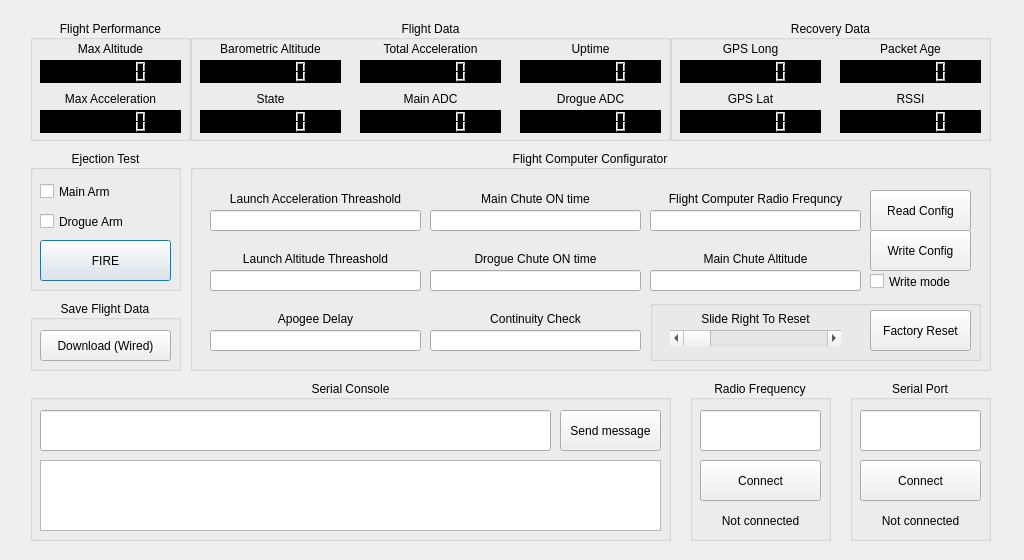
<?xml version="1.0" encoding="UTF-8"?>
<ui version="4.0">
 <class>Dialog</class>
 <widget class="QDialog" name="Dialog">
  <property name="geometry">
   <rect>
    <x>0</x>
    <y>0</y>
    <width>1024</width>
    <height>560</height>
   </rect>
  </property>
  <property name="windowTitle">
   <string>Elven Aerospace Industries (TM) Ground Station Client</string>
  </property>
  <widget class="QGroupBox" name="groupBox">
   <property name="geometry">
    <rect>
     <x>30</x>
     <y>150</y>
     <width>151</width>
     <height>141</height>
    </rect>
   </property>
   <property name="title">
    <string>Ejection Test</string>
   </property>
   <property name="alignment">
    <set>Qt::AlignCenter</set>
   </property>
   <widget class="QPushButton" name="ejectionFireButton">
    <property name="geometry">
     <rect>
      <x>10</x>
      <y>90</y>
      <width>131</width>
      <height>41</height>
     </rect>
    </property>
    <property name="text">
     <string>FIRE</string>
    </property>
   </widget>
   <widget class="QCheckBox" name="drogueArmCheckBox">
    <property name="geometry">
     <rect>
      <x>10</x>
      <y>60</y>
      <width>131</width>
      <height>23</height>
     </rect>
    </property>
    <property name="text">
     <string>Drogue Arm</string>
    </property>
   </widget>
   <widget class="QCheckBox" name="mainArmCheckBox">
    <property name="geometry">
     <rect>
      <x>10</x>
      <y>30</y>
      <width>131</width>
      <height>23</height>
     </rect>
    </property>
    <property name="text">
     <string>Main Arm</string>
    </property>
   </widget>
  </widget>
  <widget class="QGroupBox" name="groupBox_2">
   <property name="geometry">
    <rect>
     <x>850</x>
     <y>380</y>
     <width>141</width>
     <height>161</height>
    </rect>
   </property>
   <property name="title">
    <string>Serial Port</string>
   </property>
   <property name="alignment">
    <set>Qt::AlignCenter</set>
   </property>
   <widget class="QLineEdit" name="serialPort_lineEdit">
    <property name="geometry">
     <rect>
      <x>10</x>
      <y>30</y>
      <width>121</width>
      <height>41</height>
     </rect>
    </property>
    <property name="text">
     <string/>
    </property>
   </widget>
   <widget class="QLabel" name="serialPortStatusLable">
    <property name="geometry">
     <rect>
      <x>10</x>
      <y>130</y>
      <width>121</width>
      <height>21</height>
     </rect>
    </property>
    <property name="text">
     <string>Not connected</string>
    </property>
    <property name="alignment">
     <set>Qt::AlignCenter</set>
    </property>
   </widget>
   <widget class="QPushButton" name="serialPortConnectButton">
    <property name="geometry">
     <rect>
      <x>10</x>
      <y>80</y>
      <width>121</width>
      <height>41</height>
     </rect>
    </property>
    <property name="text">
     <string>Connect</string>
    </property>
   </widget>
  </widget>
  <widget class="QGroupBox" name="groupBox_3">
   <property name="geometry">
    <rect>
     <x>30</x>
     <y>380</y>
     <width>641</width>
     <height>161</height>
    </rect>
   </property>
   <property name="title">
    <string>Serial Console</string>
   </property>
   <property name="alignment">
    <set>Qt::AlignCenter</set>
   </property>
   <widget class="QTextEdit" name="serialConsoleOutputTextEdit">
    <property name="geometry">
     <rect>
      <x>10</x>
      <y>80</y>
      <width>621</width>
      <height>71</height>
     </rect>
    </property>
    <property name="readOnly">
     <bool>true</bool>
    </property>
   </widget>
   <widget class="QLineEdit" name="serialConsoleInput_lineEdit">
    <property name="geometry">
     <rect>
      <x>10</x>
      <y>30</y>
      <width>511</width>
      <height>41</height>
     </rect>
    </property>
    <property name="text">
     <string/>
    </property>
   </widget>
   <widget class="QPushButton" name="serialConsoleSend">
    <property name="geometry">
     <rect>
      <x>530</x>
      <y>30</y>
      <width>101</width>
      <height>41</height>
     </rect>
    </property>
    <property name="text">
     <string>Send message</string>
    </property>
   </widget>
  </widget>
  <widget class="QGroupBox" name="groupBox_4">
   <property name="geometry">
    <rect>
     <x>190</x>
     <y>150</y>
     <width>801</width>
     <height>221</height>
    </rect>
   </property>
   <property name="title">
    <string>Flight Computer Configurator</string>
   </property>
   <property name="alignment">
    <set>Qt::AlignCenter</set>
   </property>
   <widget class="QLineEdit" name="launch_t_gee_lineEdit">
    <property name="geometry">
     <rect>
      <x>20</x>
      <y>60</y>
      <width>211</width>
      <height>21</height>
     </rect>
    </property>
    <property name="text">
     <string/>
    </property>
   </widget>
   <widget class="QLabel" name="label_8">
    <property name="geometry">
     <rect>
      <x>20</x>
      <y>40</y>
      <width>211</width>
      <height>17</height>
     </rect>
    </property>
    <property name="text">
     <string>Launch Acceleration Threashold</string>
    </property>
    <property name="alignment">
     <set>Qt::AlignCenter</set>
    </property>
   </widget>
   <widget class="QLineEdit" name="launch_t_alt_lineEdit">
    <property name="geometry">
     <rect>
      <x>20</x>
      <y>120</y>
      <width>211</width>
      <height>21</height>
     </rect>
    </property>
    <property name="text">
     <string/>
    </property>
   </widget>
   <widget class="QLabel" name="label_9">
    <property name="geometry">
     <rect>
      <x>20</x>
      <y>100</y>
      <width>211</width>
      <height>17</height>
     </rect>
    </property>
    <property name="text">
     <string>Launch Altitude Threashold</string>
    </property>
    <property name="alignment">
     <set>Qt::AlignCenter</set>
    </property>
   </widget>
   <widget class="QLabel" name="label_10">
    <property name="geometry">
     <rect>
      <x>240</x>
      <y>40</y>
      <width>211</width>
      <height>17</height>
     </rect>
    </property>
    <property name="text">
     <string>Main Chute ON time</string>
    </property>
    <property name="alignment">
     <set>Qt::AlignCenter</set>
    </property>
   </widget>
   <widget class="QLineEdit" name="DC_2_delay_lineEdit">
    <property name="geometry">
     <rect>
      <x>240</x>
      <y>60</y>
      <width>211</width>
      <height>21</height>
     </rect>
    </property>
    <property name="text">
     <string/>
    </property>
   </widget>
   <widget class="QLabel" name="label_11">
    <property name="geometry">
     <rect>
      <x>240</x>
      <y>100</y>
      <width>211</width>
      <height>17</height>
     </rect>
    </property>
    <property name="text">
     <string>Drogue Chute ON time</string>
    </property>
    <property name="alignment">
     <set>Qt::AlignCenter</set>
    </property>
   </widget>
   <widget class="QLineEdit" name="DC_1_delay_lineEdit">
    <property name="geometry">
     <rect>
      <x>240</x>
      <y>120</y>
      <width>211</width>
      <height>21</height>
     </rect>
    </property>
    <property name="text">
     <string/>
    </property>
   </widget>
   <widget class="QLabel" name="label_12">
    <property name="geometry">
     <rect>
      <x>460</x>
      <y>40</y>
      <width>211</width>
      <height>17</height>
     </rect>
    </property>
    <property name="text">
     <string>Flight Computer Radio Frequncy</string>
    </property>
    <property name="alignment">
     <set>Qt::AlignCenter</set>
    </property>
   </widget>
   <widget class="QLineEdit" name="radioFreq_lineEdit">
    <property name="geometry">
     <rect>
      <x>460</x>
      <y>60</y>
      <width>211</width>
      <height>21</height>
     </rect>
    </property>
    <property name="text">
     <string/>
    </property>
   </widget>
   <widget class="QLineEdit" name="mainChuteAlt_lineEdit">
    <property name="geometry">
     <rect>
      <x>460</x>
      <y>120</y>
      <width>211</width>
      <height>21</height>
     </rect>
    </property>
    <property name="text">
     <string/>
    </property>
   </widget>
   <widget class="QLabel" name="label_13">
    <property name="geometry">
     <rect>
      <x>460</x>
      <y>100</y>
      <width>211</width>
      <height>17</height>
     </rect>
    </property>
    <property name="text">
     <string>Main Chute Altitude</string>
    </property>
    <property name="alignment">
     <set>Qt::AlignCenter</set>
    </property>
   </widget>
   <widget class="QPushButton" name="writeConfigButton">
    <property name="geometry">
     <rect>
      <x>680</x>
      <y>80</y>
      <width>101</width>
      <height>41</height>
     </rect>
    </property>
    <property name="text">
     <string>Write Config</string>
    </property>
   </widget>
   <widget class="QPushButton" name="readConfigButton">
    <property name="geometry">
     <rect>
      <x>680</x>
      <y>40</y>
      <width>101</width>
      <height>41</height>
     </rect>
    </property>
    <property name="text">
     <string>Read Config</string>
    </property>
   </widget>
   <widget class="QCheckBox" name="writeConfigCheckbox">
    <property name="geometry">
     <rect>
      <x>680</x>
      <y>120</y>
      <width>101</width>
      <height>23</height>
     </rect>
    </property>
    <property name="text">
     <string>Write mode</string>
    </property>
   </widget>
   <widget class="QLineEdit" name="apogee_delay_lineEdit">
    <property name="geometry">
     <rect>
      <x>20</x>
      <y>180</y>
      <width>211</width>
      <height>21</height>
     </rect>
    </property>
    <property name="text">
     <string/>
    </property>
   </widget>
   <widget class="QLabel" name="label_20">
    <property name="geometry">
     <rect>
      <x>20</x>
      <y>160</y>
      <width>211</width>
      <height>17</height>
     </rect>
    </property>
    <property name="text">
     <string>Apogee Delay</string>
    </property>
    <property name="alignment">
     <set>Qt::AlignCenter</set>
    </property>
   </widget>
   <widget class="QGroupBox" name="groupBox_8">
    <property name="geometry">
     <rect>
      <x>460</x>
      <y>150</y>
      <width>331</width>
      <height>61</height>
     </rect>
    </property>
    <property name="title">
     <string/>
    </property>
    <widget class="QLabel" name="label_21">
     <property name="geometry">
      <rect>
       <x>10</x>
       <y>10</y>
       <width>191</width>
       <height>17</height>
      </rect>
     </property>
     <property name="text">
      <string>Slide Right To Reset</string>
     </property>
     <property name="alignment">
      <set>Qt::AlignCenter</set>
     </property>
    </widget>
    <widget class="QPushButton" name="factoryResetButton">
     <property name="geometry">
      <rect>
       <x>220</x>
       <y>10</y>
       <width>101</width>
       <height>41</height>
      </rect>
     </property>
     <property name="text">
      <string>Factory Reset</string>
     </property>
    </widget>
    <widget class="QScrollBar" name="factoryReset_horizontalScrollBar">
     <property name="geometry">
      <rect>
       <x>20</x>
       <y>30</y>
       <width>171</width>
       <height>16</height>
      </rect>
     </property>
     <property name="orientation">
      <enum>Qt::Horizontal</enum>
     </property>
    </widget>
   </widget>
   <widget class="QLabel" name="label_23">
    <property name="geometry">
     <rect>
      <x>240</x>
      <y>160</y>
      <width>211</width>
      <height>17</height>
     </rect>
    </property>
    <property name="text">
     <string>Continuity Check</string>
    </property>
    <property name="alignment">
     <set>Qt::AlignCenter</set>
    </property>
   </widget>
   <widget class="QLineEdit" name="ctest_lineEdit">
    <property name="geometry">
     <rect>
      <x>240</x>
      <y>180</y>
      <width>211</width>
      <height>21</height>
     </rect>
    </property>
    <property name="text">
     <string/>
    </property>
   </widget>
  </widget>
  <widget class="QGroupBox" name="groupBox_5">
   <property name="geometry">
    <rect>
     <x>690</x>
     <y>380</y>
     <width>141</width>
     <height>161</height>
    </rect>
   </property>
   <property name="title">
    <string>Radio Frequency</string>
   </property>
   <property name="alignment">
    <set>Qt::AlignCenter</set>
   </property>
   <widget class="QLineEdit" name="groundRadioFreq_lineEdit">
    <property name="geometry">
     <rect>
      <x>10</x>
      <y>30</y>
      <width>121</width>
      <height>41</height>
     </rect>
    </property>
    <property name="text">
     <string/>
    </property>
   </widget>
   <widget class="QLabel" name="groundRadioStatusLable">
    <property name="geometry">
     <rect>
      <x>10</x>
      <y>130</y>
      <width>121</width>
      <height>21</height>
     </rect>
    </property>
    <property name="text">
     <string>Not connected</string>
    </property>
    <property name="alignment">
     <set>Qt::AlignCenter</set>
    </property>
   </widget>
   <widget class="QPushButton" name="groundRadioConnectButton">
    <property name="geometry">
     <rect>
      <x>10</x>
      <y>80</y>
      <width>121</width>
      <height>41</height>
     </rect>
    </property>
    <property name="text">
     <string>Connect</string>
    </property>
   </widget>
  </widget>
  <widget class="QGroupBox" name="groupBox_6">
   <property name="geometry">
    <rect>
     <x>190</x>
     <y>20</y>
     <width>481</width>
     <height>121</height>
    </rect>
   </property>
   <property name="title">
    <string>Flight Data</string>
   </property>
   <property name="alignment">
    <set>Qt::AlignCenter</set>
   </property>
   <widget class="QLabel" name="label_17">
    <property name="geometry">
     <rect>
      <x>330</x>
      <y>70</y>
      <width>141</width>
      <height>17</height>
     </rect>
    </property>
    <property name="text">
     <string>Drogue ADC</string>
    </property>
    <property name="alignment">
     <set>Qt::AlignCenter</set>
    </property>
   </widget>
   <widget class="QLCDNumber" name="uptimeLCD">
    <property name="geometry">
     <rect>
      <x>330</x>
      <y>40</y>
      <width>141</width>
      <height>23</height>
     </rect>
    </property>
    <property name="styleSheet">
     <string notr="true">background-color: rgb(0, 0, 0);</string>
    </property>
    <property name="digitCount">
     <number>7</number>
    </property>
   </widget>
   <widget class="QLCDNumber" name="stateLCD">
    <property name="geometry">
     <rect>
      <x>10</x>
      <y>90</y>
      <width>141</width>
      <height>23</height>
     </rect>
    </property>
    <property name="styleSheet">
     <string notr="true">background-color: rgb(0, 0, 0);</string>
    </property>
    <property name="digitCount">
     <number>7</number>
    </property>
   </widget>
   <widget class="QLabel" name="label_2">
    <property name="geometry">
     <rect>
      <x>170</x>
      <y>20</y>
      <width>141</width>
      <height>17</height>
     </rect>
    </property>
    <property name="text">
     <string>Total Acceleration</string>
    </property>
    <property name="alignment">
     <set>Qt::AlignCenter</set>
    </property>
   </widget>
   <widget class="QLabel" name="label_15">
    <property name="geometry">
     <rect>
      <x>10</x>
      <y>70</y>
      <width>141</width>
      <height>17</height>
     </rect>
    </property>
    <property name="text">
     <string>State</string>
    </property>
    <property name="alignment">
     <set>Qt::AlignCenter</set>
    </property>
   </widget>
   <widget class="QLabel" name="label_3">
    <property name="geometry">
     <rect>
      <x>330</x>
      <y>20</y>
      <width>141</width>
      <height>17</height>
     </rect>
    </property>
    <property name="text">
     <string>Uptime</string>
    </property>
    <property name="alignment">
     <set>Qt::AlignCenter</set>
    </property>
   </widget>
   <widget class="QLCDNumber" name="totalAccelerationLCD">
    <property name="geometry">
     <rect>
      <x>170</x>
      <y>40</y>
      <width>141</width>
      <height>23</height>
     </rect>
    </property>
    <property name="styleSheet">
     <string notr="true">background-color: rgb(0, 0, 0);</string>
    </property>
    <property name="digitCount">
     <number>7</number>
    </property>
   </widget>
   <widget class="QLCDNumber" name="mainAdcLCD">
    <property name="geometry">
     <rect>
      <x>170</x>
      <y>90</y>
      <width>141</width>
      <height>23</height>
     </rect>
    </property>
    <property name="styleSheet">
     <string notr="true">background-color: rgb(0, 0, 0);</string>
    </property>
    <property name="digitCount">
     <number>7</number>
    </property>
   </widget>
   <widget class="QLabel" name="label_16">
    <property name="geometry">
     <rect>
      <x>170</x>
      <y>70</y>
      <width>141</width>
      <height>17</height>
     </rect>
    </property>
    <property name="text">
     <string>Main ADC</string>
    </property>
    <property name="alignment">
     <set>Qt::AlignCenter</set>
    </property>
   </widget>
   <widget class="QLabel" name="label">
    <property name="geometry">
     <rect>
      <x>10</x>
      <y>20</y>
      <width>141</width>
      <height>17</height>
     </rect>
    </property>
    <property name="text">
     <string>Barometric Altitude</string>
    </property>
    <property name="alignment">
     <set>Qt::AlignCenter</set>
    </property>
   </widget>
   <widget class="QLCDNumber" name="drogueAdcLCD">
    <property name="geometry">
     <rect>
      <x>330</x>
      <y>90</y>
      <width>141</width>
      <height>23</height>
     </rect>
    </property>
    <property name="styleSheet">
     <string notr="true">background-color: rgb(0, 0, 0);</string>
    </property>
    <property name="digitCount">
     <number>7</number>
    </property>
   </widget>
   <widget class="QLCDNumber" name="barometricAltitudeLCD">
    <property name="geometry">
     <rect>
      <x>10</x>
      <y>40</y>
      <width>141</width>
      <height>23</height>
     </rect>
    </property>
    <property name="styleSheet">
     <string notr="true">background-color: rgb(0, 0, 0);</string>
    </property>
    <property name="digitCount">
     <number>7</number>
    </property>
   </widget>
  </widget>
  <widget class="QGroupBox" name="groupBox_7">
   <property name="geometry">
    <rect>
     <x>670</x>
     <y>20</y>
     <width>321</width>
     <height>121</height>
    </rect>
   </property>
   <property name="title">
    <string>Recovery Data</string>
   </property>
   <property name="alignment">
    <set>Qt::AlignCenter</set>
   </property>
   <widget class="QLCDNumber" name="GPSlatLCD">
    <property name="geometry">
     <rect>
      <x>10</x>
      <y>90</y>
      <width>141</width>
      <height>23</height>
     </rect>
    </property>
    <property name="styleSheet">
     <string notr="true">background-color: rgb(0, 0, 0);</string>
    </property>
    <property name="digitCount">
     <number>7</number>
    </property>
   </widget>
   <widget class="QLCDNumber" name="packetAgeLCD">
    <property name="geometry">
     <rect>
      <x>170</x>
      <y>40</y>
      <width>141</width>
      <height>23</height>
     </rect>
    </property>
    <property name="styleSheet">
     <string notr="true">background-color: rgb(0, 0, 0);</string>
    </property>
    <property name="digitCount">
     <number>7</number>
    </property>
   </widget>
   <widget class="QLabel" name="label_4">
    <property name="geometry">
     <rect>
      <x>10</x>
      <y>20</y>
      <width>141</width>
      <height>17</height>
     </rect>
    </property>
    <property name="text">
     <string>GPS Long</string>
    </property>
    <property name="alignment">
     <set>Qt::AlignCenter</set>
    </property>
   </widget>
   <widget class="QLabel" name="label_6">
    <property name="geometry">
     <rect>
      <x>170</x>
      <y>70</y>
      <width>141</width>
      <height>17</height>
     </rect>
    </property>
    <property name="text">
     <string>RSSI</string>
    </property>
    <property name="alignment">
     <set>Qt::AlignCenter</set>
    </property>
   </widget>
   <widget class="QLCDNumber" name="rssiLCD">
    <property name="geometry">
     <rect>
      <x>170</x>
      <y>90</y>
      <width>141</width>
      <height>23</height>
     </rect>
    </property>
    <property name="styleSheet">
     <string notr="true">background-color: rgb(0, 0, 0);</string>
    </property>
    <property name="digitCount">
     <number>7</number>
    </property>
   </widget>
   <widget class="QLCDNumber" name="GPSlongLCD">
    <property name="geometry">
     <rect>
      <x>10</x>
      <y>40</y>
      <width>141</width>
      <height>23</height>
     </rect>
    </property>
    <property name="styleSheet">
     <string notr="true">background-color: rgb(0, 0, 0);</string>
    </property>
    <property name="digitCount">
     <number>7</number>
    </property>
   </widget>
   <widget class="QLabel" name="label_5">
    <property name="geometry">
     <rect>
      <x>170</x>
      <y>20</y>
      <width>141</width>
      <height>17</height>
     </rect>
    </property>
    <property name="text">
     <string>Packet Age</string>
    </property>
    <property name="alignment">
     <set>Qt::AlignCenter</set>
    </property>
   </widget>
   <widget class="QLabel" name="label_18">
    <property name="geometry">
     <rect>
      <x>10</x>
      <y>70</y>
      <width>141</width>
      <height>17</height>
     </rect>
    </property>
    <property name="text">
     <string>GPS Lat</string>
    </property>
    <property name="alignment">
     <set>Qt::AlignCenter</set>
    </property>
   </widget>
  </widget>
  <widget class="QGroupBox" name="groupBox_9">
   <property name="geometry">
    <rect>
     <x>30</x>
     <y>300</y>
     <width>151</width>
     <height>71</height>
    </rect>
   </property>
   <property name="title">
    <string>Save Flight Data</string>
   </property>
   <property name="alignment">
    <set>Qt::AlignCenter</set>
   </property>
   <widget class="QPushButton" name="wiredDownload_pushButton">
    <property name="geometry">
     <rect>
      <x>10</x>
      <y>30</y>
      <width>131</width>
      <height>31</height>
     </rect>
    </property>
    <property name="text">
     <string>Download (Wired)</string>
    </property>
   </widget>
  </widget>
  <widget class="QGroupBox" name="groupBox_10">
   <property name="geometry">
    <rect>
     <x>30</x>
     <y>20</y>
     <width>161</width>
     <height>121</height>
    </rect>
   </property>
   <property name="title">
    <string>Flight Performance</string>
   </property>
   <property name="alignment">
    <set>Qt::AlignCenter</set>
   </property>
   <widget class="QLCDNumber" name="maxAltitudeLCD">
    <property name="geometry">
     <rect>
      <x>10</x>
      <y>40</y>
      <width>141</width>
      <height>23</height>
     </rect>
    </property>
    <property name="styleSheet">
     <string notr="true">background-color: rgb(0, 0, 0);</string>
    </property>
    <property name="digitCount">
     <number>7</number>
    </property>
   </widget>
   <widget class="QLabel" name="label_24">
    <property name="geometry">
     <rect>
      <x>10</x>
      <y>20</y>
      <width>141</width>
      <height>17</height>
     </rect>
    </property>
    <property name="text">
     <string>Max Altitude</string>
    </property>
    <property name="alignment">
     <set>Qt::AlignCenter</set>
    </property>
   </widget>
   <widget class="QLCDNumber" name="maxAccelerationLCD">
    <property name="geometry">
     <rect>
      <x>10</x>
      <y>90</y>
      <width>141</width>
      <height>23</height>
     </rect>
    </property>
    <property name="styleSheet">
     <string notr="true">background-color: rgb(0, 0, 0);</string>
    </property>
    <property name="digitCount">
     <number>7</number>
    </property>
   </widget>
   <widget class="QLabel" name="label_25">
    <property name="geometry">
     <rect>
      <x>10</x>
      <y>70</y>
      <width>141</width>
      <height>17</height>
     </rect>
    </property>
    <property name="text">
     <string>Max Acceleration</string>
    </property>
    <property name="alignment">
     <set>Qt::AlignCenter</set>
    </property>
   </widget>
  </widget>
 </widget>
 <resources/>
 <connections/>
</ui>
